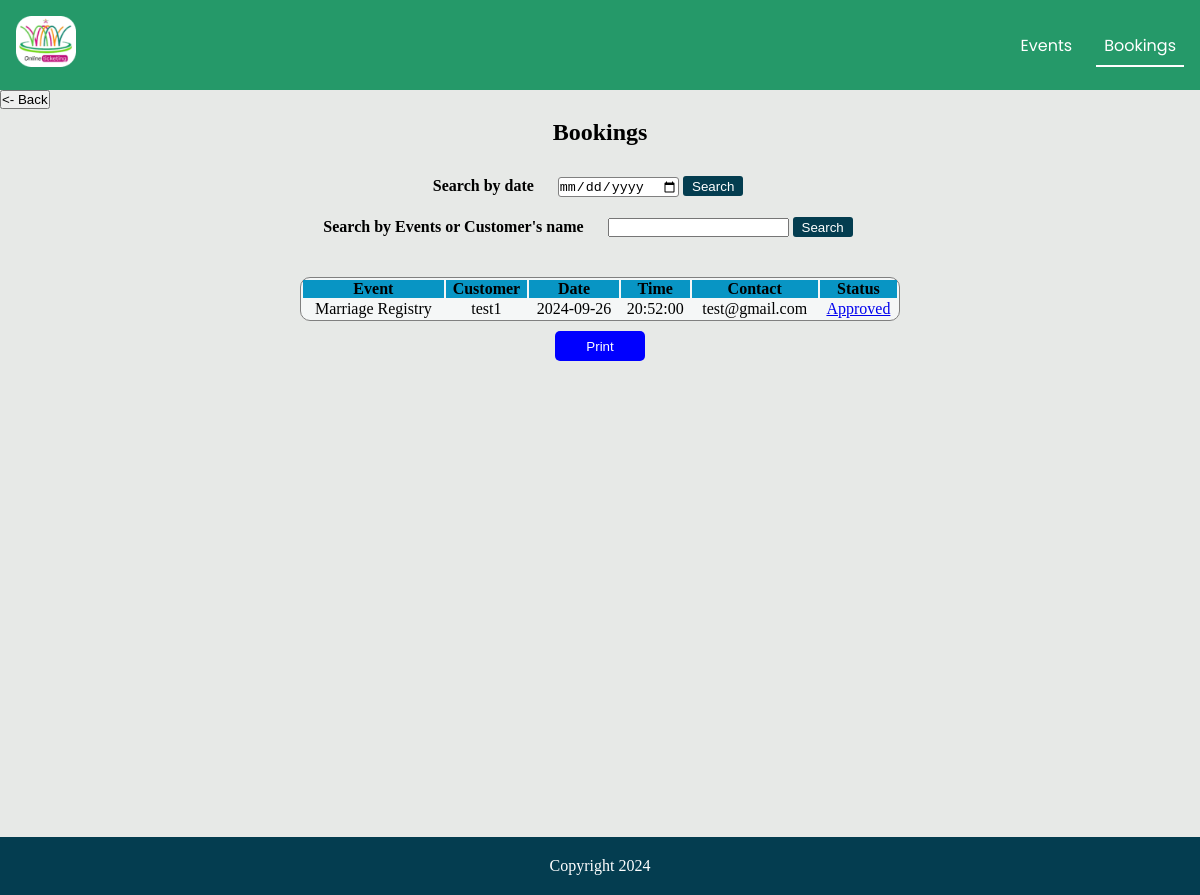
The app's page /bookings.php?date=2024-09-26 (signed in) with its own data.
### tables this page shows
CREATE TABLE `booking` (
  `department` varchar(40) DEFAULT NULL,
  `Customer` varchar(50) DEFAULT NULL,
  `Date` date DEFAULT NULL,
  `Time` time DEFAULT NULL,
  `status` varchar(30) DEFAULT NULL,
  `contact` varchar(40) DEFAULT NULL,
  `id` int(10) unsigned zerofill NOT NULL
);

### bookings.php (the view, shortened to what this page needs)
<?php
    include 'connection.php';
       if(isset($_GET['date'])){
        $date = $_GET['date'];
          $SELECT = "SELECT *FROM booking where date = '$date'";
       }
       $query = mysqli_query($connection, $SELECT);
       ?>
<!DOCTYPE html>
<html lang="en">
  <head>
    <link
      rel="stylesheet"
      href="https://cdnjs.cloudflare.com/ajax/libs/font-awesome/6.4.0/css/all.min.css"
    />
    <link rel="stylesheet" href="./css/tickets.css" />
  </head>
  <body>
    <nav id="hide">
      <a href="#home" id="logo"><img src="./images/logo.png"></a>
      <ul>
        <li>
          <a href="dashboard.php" >Events</a>
        </li>
        <li>
            <a href="tickets.html" class="active">Bookings</a>
          </li>
      </ul>
    </nav>
    <button class="back" onclick="goBack()"><- Back</button>
    <h2 id="h11">Bookings</h2>
   <div class="query" id="hide2">
        <form action="#" method="get" id="notprint">
            <a for="date">Search by date</a>
            <input type="date" name="date" id="date" required>
            <button name="view" type="submit">Search</button>
        </form>
        <form action="#" method="get" id="notprint">
            <a for="date">Search by Events or Customer's name</a>
            <input type="text" name="name" id="date" required>
            <button name="view2" type="submit">Search</button>
        </form>
    </div>
    <div class="tablediv" id="content-to-print">
        <table >
        <tr>
            <th>Event</th>
            <th>Customer</th>
            <th>Date </th>
            <th>Time</th>
            <th>Contact</th>
            <th>Status</th>
        </tr>
        <?php
          while($res = mysqli_fetch_assoc($query)){
            echo '
                <tr>
                      <td>'.$res['department'].'</td>
                      <td>'.$res['Customer'].'</td>
                      <td>'.$res['Date'].'</td>
                      <td>'.$res['Time'].'</td>
                      <td>'.$res['contact'].'</td>
                      <td><a href="setstatus.php?bookingid='.$res['id'].'">'.$res['status'].'</a></td>
                  </tr>
                ';
          }
        ?>
    </table>
    <center id="hide3" style="margin-top: 10px;"><button  style="width:90px; height:30px; border:none; color:white; background-color:blue; border-radius:5px" onclick="printDiv()">Print</button></center>
    </div>
    <footer>
        <p>Copyright 2024</p>
    </footer>
  </body>
</html>

### css/tickets.css (style rules this page uses)
* { padding: 0; margin: 0; box-sizing: border-box; }
body { background-color: #e7e9e7; }
nav { font-family: "Poppins", sans-serif; display: flex; align-items: center; justify-content: space-between; background-color: #259969; padding: 1em; }
form { margin: 10px auto; }
nav a { text-decoration: none; text-transform: capitalize; color: #ffffff; }
#logo img { width:60px; }
ul { list-style: none; display: flex; gap: 1em; }
ul a { padding: 0.5em; }
.active { border-bottom: 2px solid #ffffff; }
#h11 { text-align: center; margin-top: 10px; margin-bottom: 10px; }
.tablediv { min-height: 70vh; }
table { width: 50%; text-align: center; border: 0.3px solid gray; margin: auto; border-radius: 10px; background-color: #f5f7f7; }
table th { background-color: #0895c4; }
table tr:nth-child(odd) { background-color: rgb(188, 198, 207); }
.query { width:98%; display: flex; align-items: center; justify-content: center; margin-bottom: 20px; padding:10px; flex-direction: column; }
.query a { font-weight: bold; margin-right: 20px; }
.back { color:black; }
.query input[type='date'] { border-radius: 3px; border: 0.5px solid gray; height: 20px; }
.query button { border: none; background-color: #043d50; color: white; border-radius: 3px; width:60px; height: 20px; }
footer { background-color: #043d50; padding: 20px; display: flex; justify-content: center; align-items: center; color: #ffffff; }

### records on screen
booking: department "Marriage Registry", Customer "test1", Date "2024-09-26", Time "20:52:00", contact "test@gmail.com", status "Approved"
